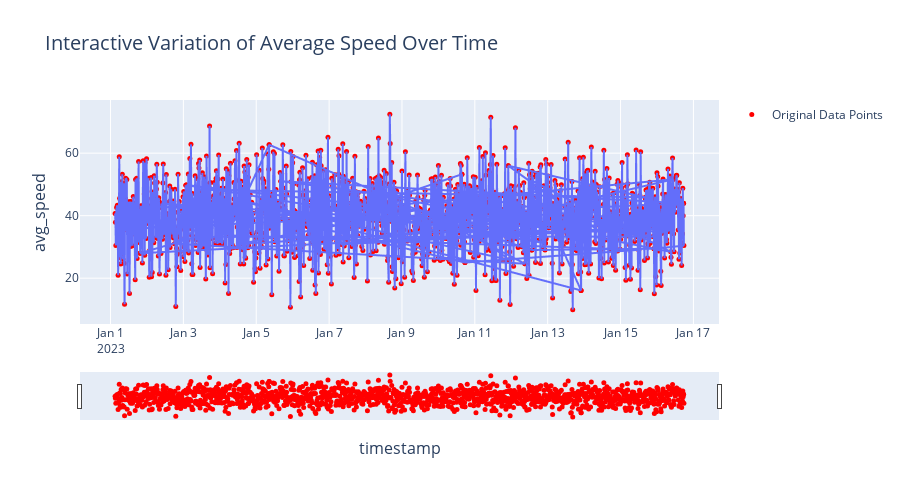

Write notebook code for a chart like this one.
### Code cell
import plotly.express as px
import plotly.graph_objects as go

fig = px.line(data,
              x='timestamp',
              y='avg_speed',
              title='Interactive Variation of Average Speed Over Time',
              labels={'timestamp_imputed': 'Timestamp', 'avg_speed_imputed': 'Average Speed (km/h)'},
              line_shape='linear', # Connects points with straight lines
              height=500 # Adjust height as needed
             )

# Add original (non-missing) data points as scatter markers
# This helps distinguish between original data and imputed sections
fig.add_trace(go.Scatter(
    x=data['timestamp'],
    y=data['avg_speed'],
    mode='markers',
    name='Original Data Points',
    marker=dict(color='red', size=5)
))

# Customize layout for better readability
fig.update_layout(
    hovermode="x unified", # Show all data for a given X-value on hover
    xaxis_rangeslider_visible=True, # Essential for scrollability/zooming
    xaxis_title_font_size=16,
    yaxis_title_font_size=16,
    title_font_size=20,
    hoverlabel=dict(bgcolor="white", font_size=12, namelength=-1) # Customize hover tooltip
)

# Show the graph
fig.show()

### Figure 1 — Plotly figure (JSON) as saved in the notebook; plotly's stock layout.template omitted (floating-point values rounded to 4 significant figures; data arrays with more than 128 entries replaced by an {"elided": "..."} marker saying what was removed)
{"data": [{"hovertemplate": "timestamp=%{x}<br>avg_speed=%{y}<extra></extra>", "legendgroup": "", "line": {"color": "#636efa", "dash": "solid", "shape": "linear"}, "marker": {"symbol": "circle"}, "mode": "lines", "name": "", "showlegend": false, "type": "scattergl", "x": {"elided": "1458 str values"}, "xaxis": "x", "y": {"elided": "1458 float values"}, "yaxis": "y"}, {"marker": {"color": "red", "size": 5}, "mode": "markers", "name": "Original Data Points", "type": "scatter", "x": {"elided": "1458 str values"}, "y": {"elided": "1458 float values"}}], "layout": {"height": 500, "hoverlabel": {"bgcolor": "white", "font": {"size": 12}, "namelength": -1}, "hovermode": "x unified", "legend": {"tracegroupgap": 0}, "title": {"font": {"size": 20}, "text": "Interactive Variation of Average Speed Over Time"}, "xaxis": {"anchor": "y", "domain": [0, 1], "rangeslider": {"visible": true}, "title": {"font": {"size": 16}, "text": "timestamp"}}, "yaxis": {"anchor": "x", "domain": [0, 1], "title": {"font": {"size": 16}, "text": "avg_speed"}}}}
